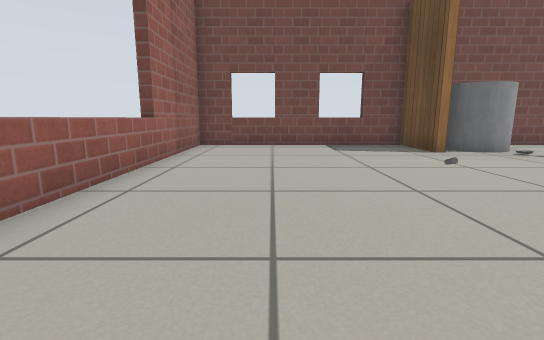
[1] (above)

20 first-person views from a walk through a Gazebo world. The camera is 0.5 m above the floor, tilts 10° down and sees 85° across. The lines on the ground mark 1 m squares. The floor is counted in squares, 0.5 m on a side. Each view is taken from the middle of a square. On the plan, view 1 faces up. The plan holds only what a view shows up to about 12 squares ahead; the rest is blank. The place goes on beyond the plan. Robots are left out. Simple patterns stand in for the simulator's built-in surfaces.

[2]
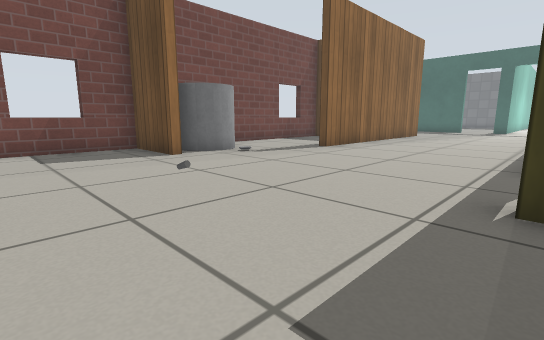

[3]
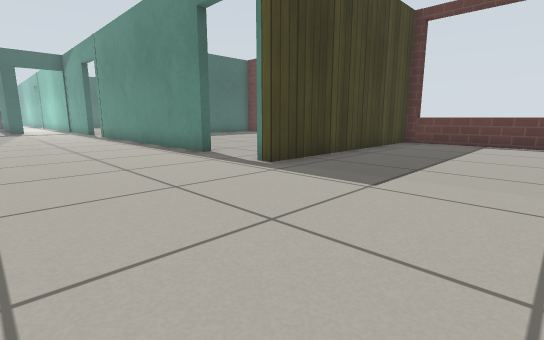

[4]
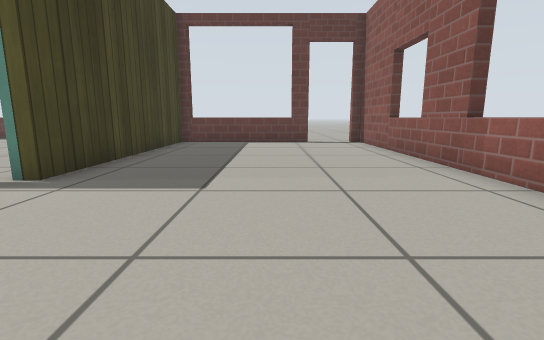

[5]
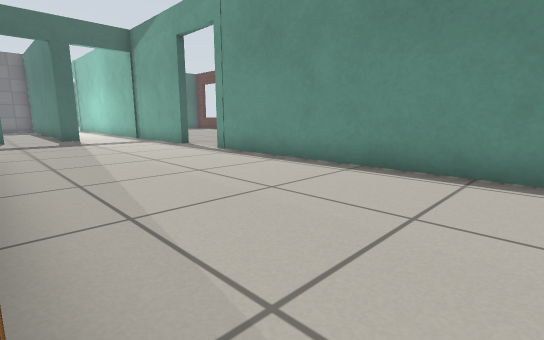

[6]
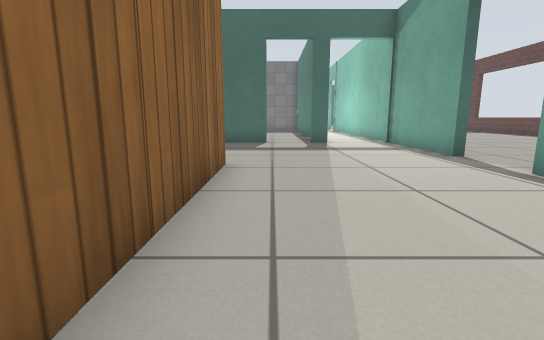

[7]
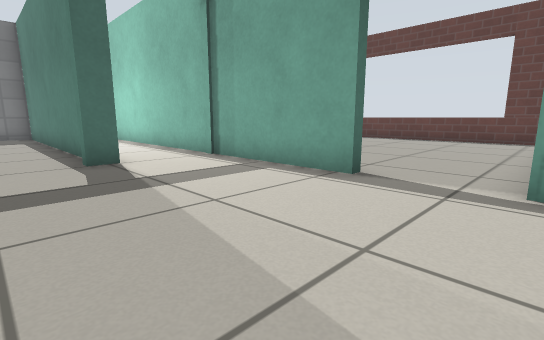

[8]
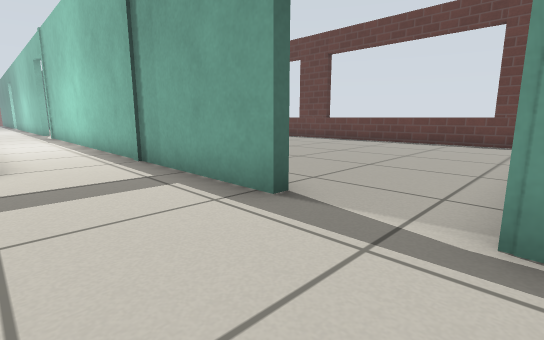

[9]
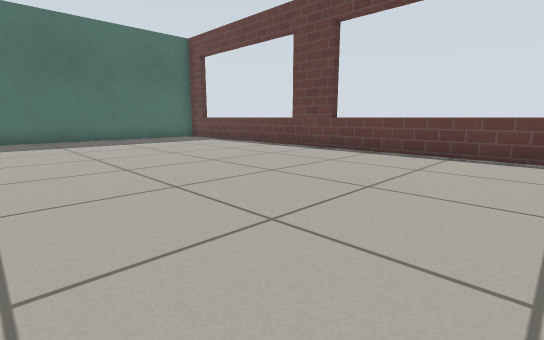

[10]
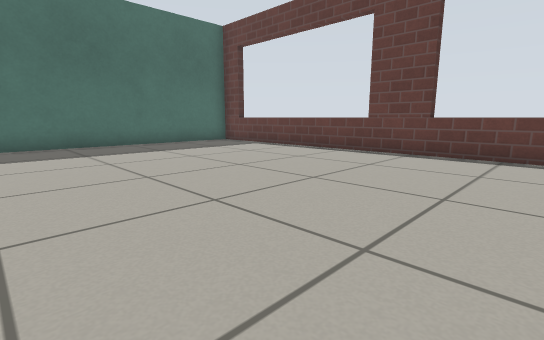

[11]
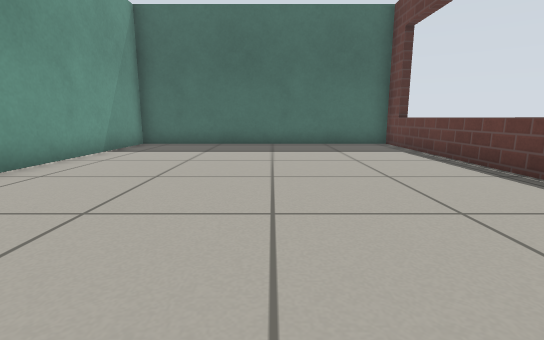

[12]
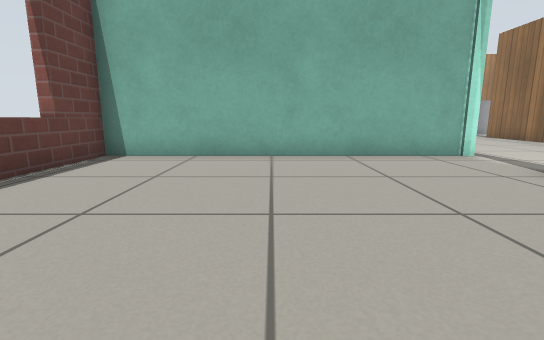

[13]
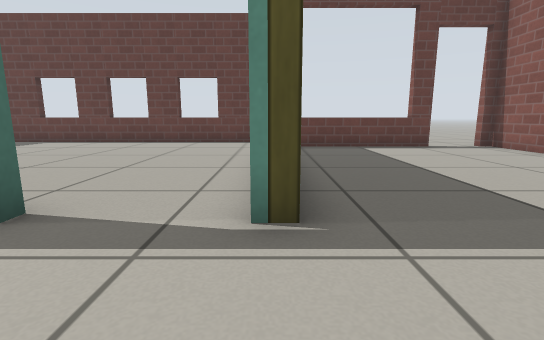

[14]
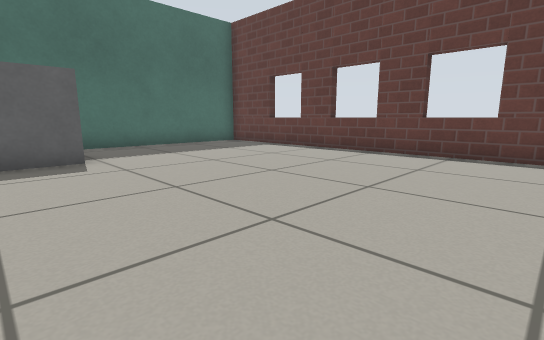

[15]
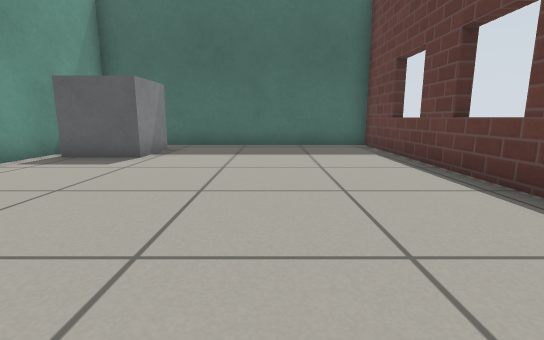

[16]
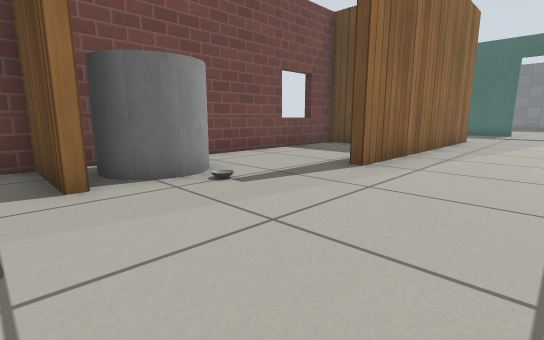

[17]
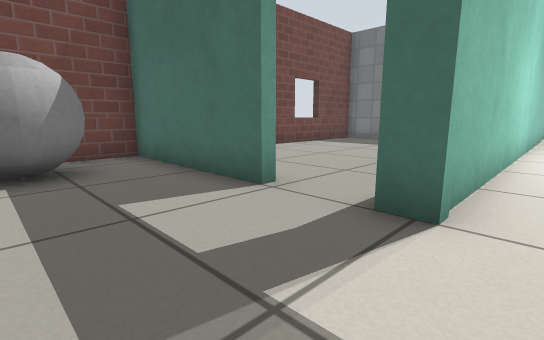

[18]
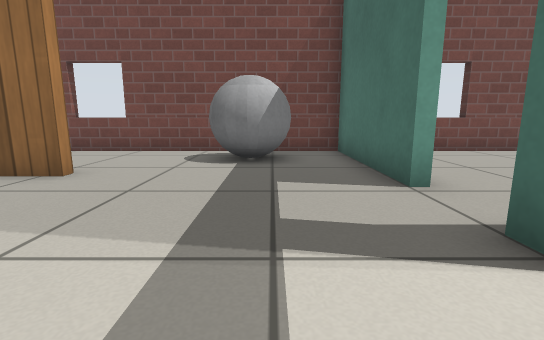

[19]
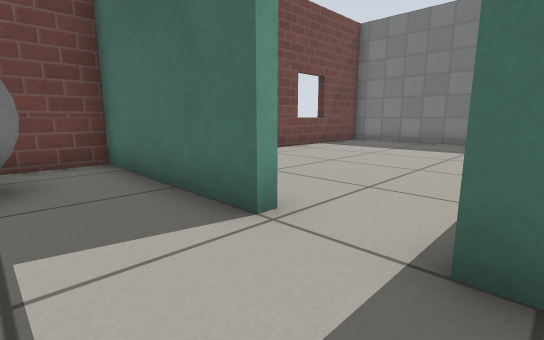

[20]
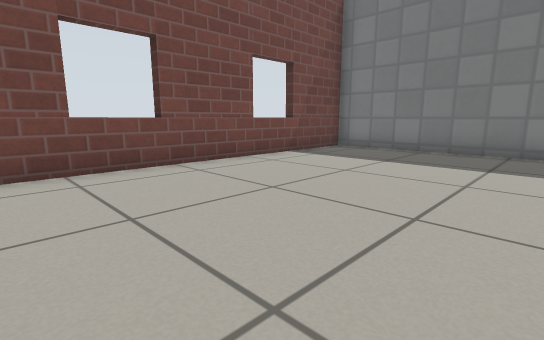

### Floor plan
Points are (right, up) in squares from view 1. A wall is a line through its corners. A room is listed if a view was taken in it or the views show most of it. See-through windows are left out.
Room 1 (views 1, 2, 3, 4, 5, 6, 7, 8, 13, 16, 17, 18, 19)
walls: (7.6, 1.3) (17.2, 1.3); (5.1, 8.6) (4.7, 8.6) (4.7, 11) (-2.7, 11) (-2.7, -6.4) (-2.3, -6.4); (14.4, 10) (14.4, 11) (5.5, 11); (18.5, 7) (9.6, 7); (-0.5, -6.4) (4.7, -6.4) (4.7, 1.3) (5.3, 1.3); (19.7, 1.3) (23.9, 1.3); (24, 3.8) (24, 4.5)
ways out: open door at (18.5, 1) to room 2; open door at (6.5, 1) to room 3; open door at (24, 5.5) to room 4; opening at (21, 7) to room 5; open door at (-1.5, -6.5); open door at (24, 2.5)
objects: grey cylinder (6, 9) to (7, 10)
Room 2 (views 9, 10, 11, 12)
walls: (17.2, 1.3) (17.2, -8.4) (34.4, -8.4) (34.4, 1) (28.4, 1)
ways out: open door at (18.5, 1) to room 1
Room 3 (views 14, 15)
walls: (5.9, -8.4) (16.9, -8.4) (16.9, 1) (12.5, 1)
ways out: open door at (6.5, 1) to room 1
objects: grey box (13, -2) to (15, 0)
Room 4 (view 20)
walls: (25.6, 4.1) (33, 4.1); (34.4, 5.4) (34.4, 11) (25.1, 11)
ways out: open door at (24, 5.5) to room 1
Room 5 (no view inside)
walls: (24, 6.1) (24, 11) (15.9, 11)
ways out: opening at (21, 7) to room 1
objects: grey ball (21, 8) to (22, 9)

Positions as (right, up) in squares from view 1, and headings:
1: (0, 0), facing up
2: (1, 1), facing up-right
3: (0, 6), facing down-right
4: (1, 6), facing down
5: (9, 7), facing down-right
6: (12, 6), facing right
7: (17, 6), facing down-right
8: (17, 4), facing down-right
9: (20, 0), facing down-right
10: (23, 0), facing down-right
11: (23, -4), facing right
12: (25, -4), facing left
13: (5, 4), facing down
14: (6, 0), facing down-right
15: (6, -5), facing right
16: (4, 4), facing up-right
17: (21, 3), facing up-right
18: (22, 2), facing up
19: (22, 4), facing up-right
20: (25, 5), facing up-right
